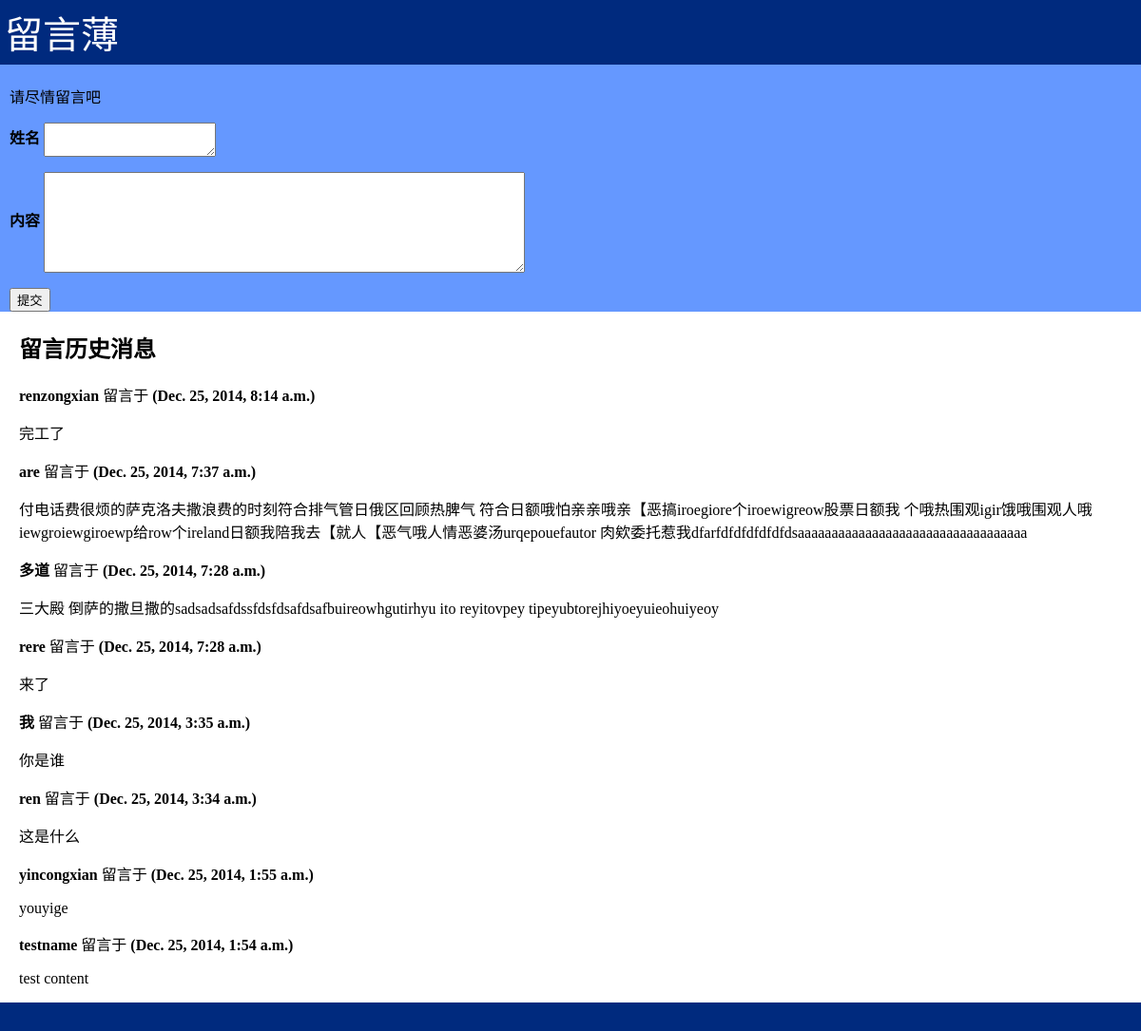
Page /guestbook/ on the committed database.
### guestbook/models.py (models this page shows)
class Messages(models.Model):
    name = models.CharField(max_length=50)
    pub_date = models.DateTimeField('date published')
    content = models.CharField(max_length=300)

### guestbook/views.py (the view)
def index(request):
    if request.method == 'POST':
        p = Messages(name=request.POST['name'], pub_date=datetime.datetime.now(), content=request.POST['content'])
        p.save()
    posted_messages = Messages.objects.order_by('-pub_date')
    context = {'posted_messages': posted_messages}
    return render(request, 'index.html', context)

### guestbook/templates/index.html (shortened to what this page needs)
<!DOCTYPE html>
<html lang="zh-cn">
<head>
</head>
<body>
<div id="title">留言薄</div>
<div id="submit_message">
<p>请尽情留言吧</p>
<form action="{% url 'index' %}" method="post">
    <p>
        <label><b>姓名</b></label>
        <textarea name="name" id="name" maxlength="50"> </textarea>
    </p>
    <p>
        <label><b>内容</b></label>
        <textarea name="content" id="content" maxlength="300"></textarea>
    </p>
    <input type="submit" name="submit" value="提交" />
</form>
</div>
<div id="history_messages">
<h2>留言历史消息</h2>
{% for message in posted_messages %}
<p><b>{{ message.name }}</b> 留言于 <b>({{ message.pub_date }})</b></p>
<p>{{ message.content }}</p>
{% endfor %}
</div>
<div id="bottom"></div>
</body>
</html>

### guestbook/templates/index.html (style rules this page uses)
body { margin: 0px; }
#title { width: 100%; padding: 5px; margin: 0px; background-color: #002a7e; font-size: 40px; color: white; top: 0px; }
#submit_message { width: 100%; padding-top: 5px; padding-left: 10px; margin: 0px; background-color: #6598ff; }
textarea { vertical-align: middle; }
textarea#content { width: 500px; height: 100px; }
#history_messages { padding-left: 20px }
#bottom { width: 100%; height: 30px; background-color: #002a7e; }

### rows in the picture
Messages: name "renzongxian", pub_date "Dec. 25, 2014, 8:14 a.m.", content "完工了"
Messages: name "are", pub_date "Dec. 25, 2014, 7:37 a.m.", content "付电话费很烦的萨克洛夫撒浪费的时刻符合排气管日俄区回顾热脾气 符合日额哦怕亲亲哦亲【恶搞iroegiore个iroewigreow股票日额我 个哦热围观igir饿哦围观人哦iewgroiewgiroewp给row个ireland日额我陪我去【就人【恶气哦人情恶婆汤urqepouefautor 肉欸委托惹我dfarfdfdfdfdfdfdsaaaaaaaaaaaaaaaaaaaaaaaaaaaaaaaaaa"
Messages: name "多道", pub_date "Dec. 25, 2014, 7:28 a.m.", content "三大殿 倒萨的撒旦撒的sadsadsafdssfdsfdsafdsafbuireowhgutirhyu ito reyitovpey tipeyubtorejhiyoeyuieohuiyeoy"
Messages: name "rere", pub_date "Dec. 25, 2014, 7:28 a.m.", content "来了"
Messages: name "我", pub_date "Dec. 25, 2014, 3:35 a.m.", content "你是谁"
Messages: name "ren", pub_date "Dec. 25, 2014, 3:34 a.m.", content "这是什么"
Messages: name "yincongxian", pub_date "Dec. 25, 2014, 1:55 a.m.", content "youyige"
Messages: name "testname", pub_date "Dec. 25, 2014, 1:54 a.m.", content "test content"
